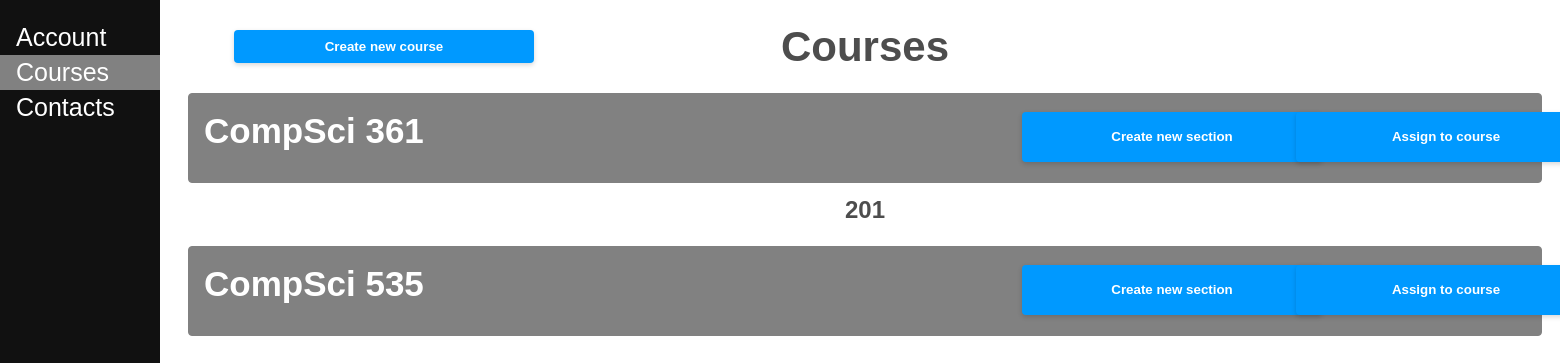
The page /course/ (signed in) on the database as committed earlier.
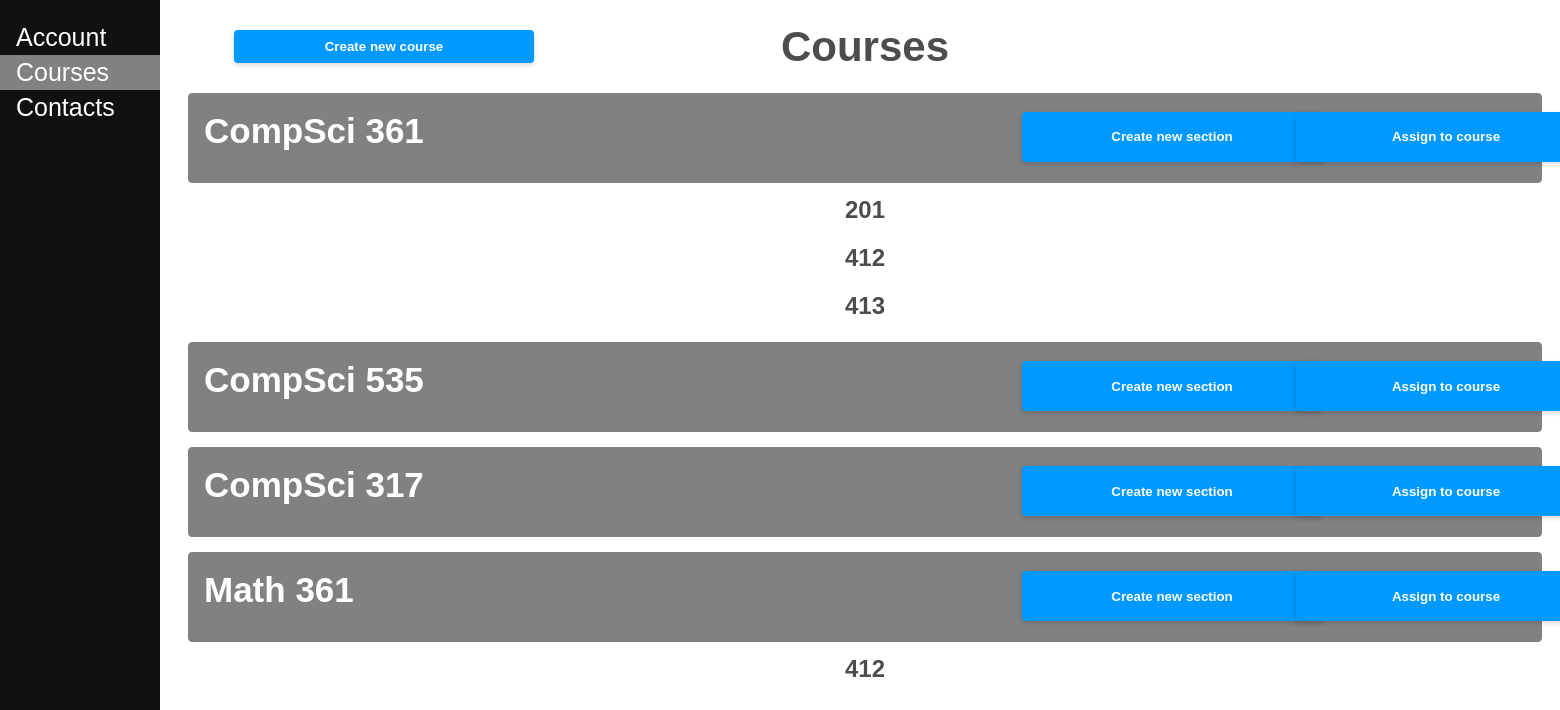
The same page on the database as committed later.
### ourapp/models.py (models this page shows, shortened)
class MyCourse(models.Model):
    name = models.CharField(max_length=100, default=None)
    number = models.IntegerField(default=None)
    people = models.ManyToManyField(MyUser, default=None, blank=True)

class MySection(models.Model):
    course = models.ForeignKey(MyCourse, on_delete=models.CASCADE, default=None)
    number = models.IntegerField(default=None)
    teacher = models.ForeignKey(MyUser, on_delete=models.CASCADE, default=None, null=True, blank=True)

### ourapp/views.py (the view, shortened to what this page needs)
# urls.py: path('course/', Course.as_view(), name='course'),
class Course(View):
    def get(self, request):
        ValidSession = validate_session(request)
        if not ValidSession:
            return redirect("/")
        courses = MyCourse.objects.all()
        sections = MySection.objects.all()
        request.session['submitted'] = False
        accounts = MyUser.objects.filter(role__in=['instructor', 'ta'])
        return render(request, "course.html", {"courses": courses, "accounts": accounts, "sections": sections})

### ourapp/helper_methods.py (called while the page is built)
def validate_session(request):
    try:
        key = request.session['name']
    except:
        return False
    return True

### ourapp/templates/course.html (shortened to what this page needs)
<!DOCTYPE html>
<html lang="en">
<head>
    {% load static %}
    <link rel="stylesheet" href="{% static 'styles.css' %}">
</head>
<body>
    <div class="sidenav">
        <a href="/account/">Account</a>
        <a href="/course/" class="current">Courses</a>
        <a href="/contacts/">Contacts</a>
    </div>
    <div class="main">
        <section>
            {% if request.session.supervisor %}
                <button class="modButt" id="myBtn">Create new course</button>
            {% endif %}
            <h2>Courses</h2>
            {% for i in courses %}
                <div class="courseBlock">
                    <h1 class="courseName">{{ i.name }} {{ i.number }}</h1>
                    {% if request.session.supervisor %}
                        <div class="assButt">
                            <button class="modButt courseButt secButt">Create new section</button>
                            <button class="modButt courseButt">Assign to course</button>
                        </div>
                    {% endif %}
                </div>
                {% for j in sections %}
                    {% if j.course == i %}
                        <div class="sectionBlock">
                            <h1 class="sectionName">{{ j.number }}</h1>
                        </div>
                    {% endif %}
                {% endfor %}
            {% endfor %}
        </section>
    </div>
</body>
</html>

### static/styles.css (style rules this page uses)
.modButt { box-shadow: 0px 2px 5px 0px rgb(0 0 0 / 16%); position: absolute; left: 15vw; top: 30px; height: 2.5em; width: 300px; }
a:link { text-decoration: none; }
html { color: #4d4d4d; font-weight: 300; line-height: 1.44em; font-family: sans-serif; }
div { display: block; text-align: center; }
h1 { font-size: 24px; margin-top: 10px; margin-bottom: 25px; }
button { background: #0099FF; width: 100%; color: #FFFFFF; border-radius: 0.3em; display: inline-block; font-weight: bold; padding: 0.6em 1.3em; position: relative; text-decoration: none; border: 0px; }
::placeholder { color: #A8A9AC }
.sidenav { height: 100%; width: 160px; position: fixed; z-index: 1; top: 0; left: 0; background-color: #111111; overflow-x: hidden; padding-top: 20px; }
.sidenav a { padding: 6px 8px 6px 16px; text-decoration: none; text-align: left; font-size: 25px; color: #FFFFFF; display: block; }
.main { margin-left: 170px; font-size: 28px; padding: 0px 10px; }
.current { background-color: #818181; color: #111; }
.courseBlock { background-color: #818181; color: #FFFFFF; padding: 15px; margin-bottom: 15px; border: 1px solid #818181; border-radius: 4px; }
.courseName { text-align: left; font-size: 35px; }
.assButt { position: relative; bottom: 85px; left: 55vw; }
.courseButt { color: #FFFFFF; height: 50px; }
.secButt { left: -40px; }

Rows that differ between the two databases and show on the page:
added MySection: number "412", shown under MyCourse (number 1 of 4 on the later page)
added MySection: number "413", shown under MyCourse (number 1 of 4 on the later page)
added MyCourse: name "CompSci", number "317"
added MyCourse: name "Math", number "361"
added MySection: number "412", shown under "Math"
